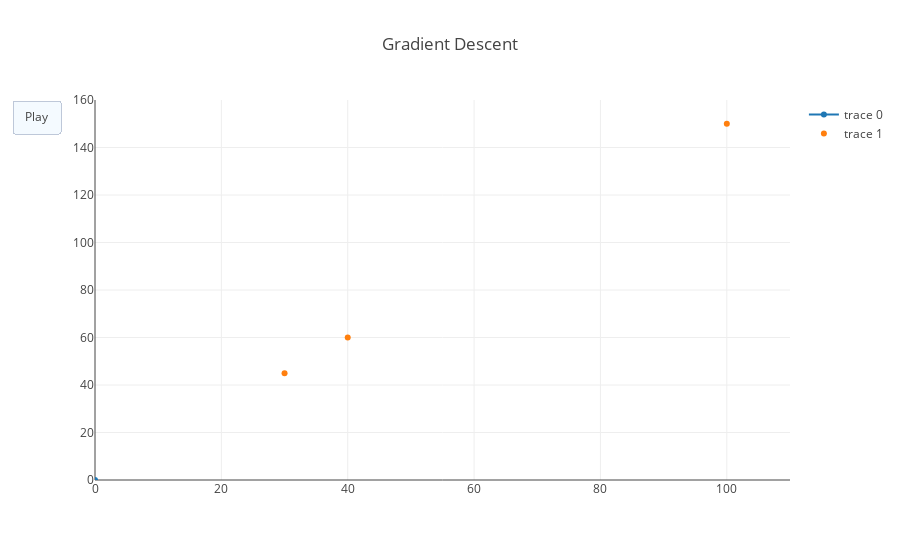

Notebook source saved alongside this figure:
### Markdown cell above
Now we can see how our regression line changes, and approaches our data, with each iteration.

### Code cell
from plotly.offline import init_notebook_mode, iplot
from IPython.display import display, HTML

init_notebook_mode(connected=True)

x_values_of_shows = list(map(lambda show: show['x'], updated_shows))
y_values_of_shows = list(map(lambda show: show['y'], updated_shows))
figure = {'data': [{'x': [0], 'y': [0]}, {'x': x_values_of_shows, 'y': y_values_of_shows, 'mode': 'markers'}],
          'layout': {'xaxis': {'range': [0, 110], 'autorange': False},
                     'yaxis': {'range': [0,160], 'autorange': False},
                     'title': 'Gradient Descent',
                     'updatemenus': [{'type': 'buttons',
                                      'buttons': [{'label': 'Play',
                                                   'method': 'animate',
                                                   'args': [None]}]}]
                    },
          'frames': frames}
iplot(figure)

### Figure 1 — Plotly figure (JSON) as saved in the notebook; plotly's stock layout.template omitted (floating-point values rounded to 4 significant figures)
{"data": [{"x": [0], "y": [0]}, {"mode": "markers", "x": [30, 40, 100], "y": [45, 60, 150]}], "layout": {"title": "Gradient Descent", "updatemenus": [{"buttons": [{"args": [null], "label": "Play", "method": "animate"}], "type": "buttons"}], "xaxis": {"autorange": false, "range": [0, 110]}, "yaxis": {"autorange": false, "range": [0, 160]}}}
